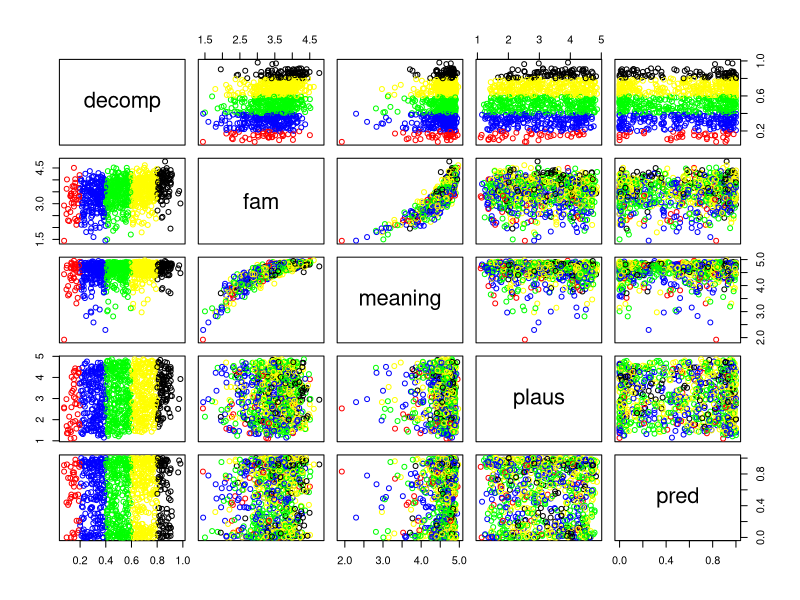

Write the R code that produced this figure.
setwd('/Users/jaeickbae/Documents/projects/EmotionThesaurus/data/idioms')
data_fam <- read.csv('FAMILIARITY-Table 1.csv', header = TRUE)
data_decomp <- read.csv('GLOBAL DECOMPOSABILITY-Table 1.csv', header = TRUE)
data_plaus <- read.csv('LITERAL PLAUSIBILITY-Table 1.csv', header = TRUE)
data_meaning <- read.csv('MEANINGFULNESS-Table 1.csv', header = TRUE)
data_pred <- read.csv('PREDICTABILITY-Table 1.csv', header = TRUE)

idioms <- data_fam[,c(1)]
decomp <- data_decomp[1:870,c(3)]
fam <- data_fam[,c(3)]
meaning <- data_meaning[,c(3)]
plaus <- data_plaus[,c(3)]
pred <- data_pred[,c(3)]

df <- data.frame(decomp, fam, meaning, plaus, pred)
cols <- character(nrow(df))
cols[] <- 'white'
cols[df$decomp<0.2] <- 'red'
cols[df$decomp >= 0.2 & df$decomp <0.4] <- 'blue'
cols[df$decomp >= 0.4 & df$decomp < 0.6] <- 'green'
cols[df$decomp >= 0.6 & df$decomp < 0.8] <- 'yellow'
cols[df$decomp >= 0.8 & df$decomp < 1.0] <- 'black'

pairs(df, col = cols)
